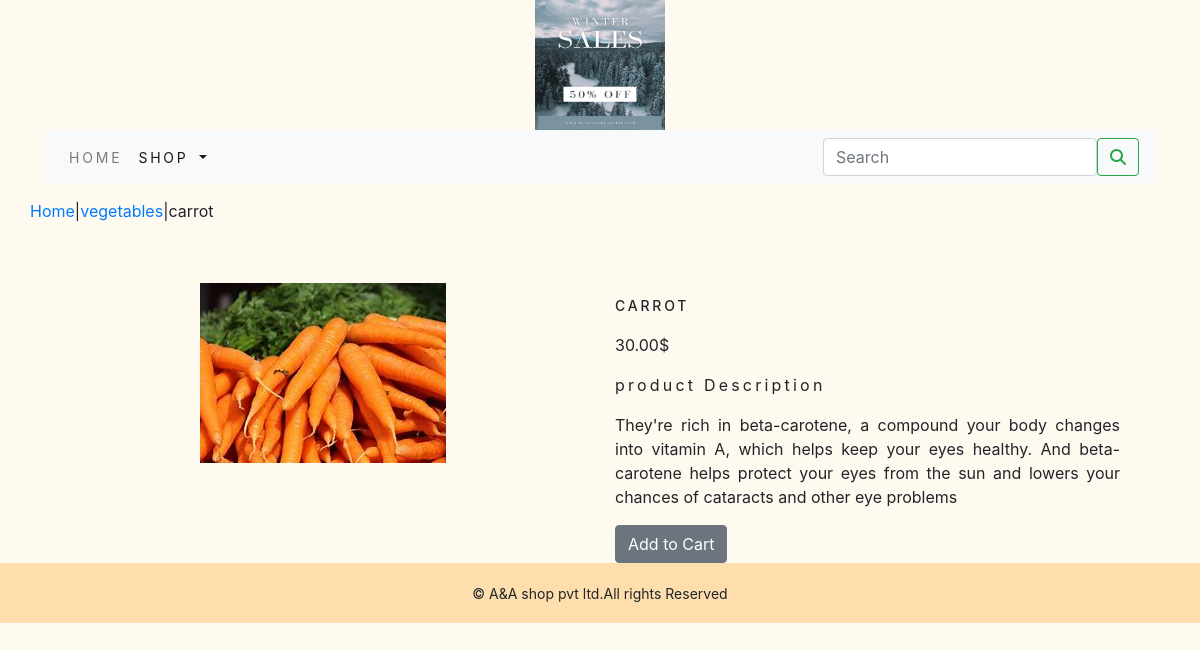
Screenshot of /shop/vegetables/carrot/ with the database file from the repository.
### shop/models.py (models this page shows, shortened)
class Product(models.Model):
    name = models.CharField(max_length=250, unique=True)
    slug = models.SlugField(max_length=250, unique=True)
    description = models.TextField(blank=True)
    price = models.DecimalField(max_digits=10, decimal_places=2)
    category = models.ForeignKey(category, on_delete=models.CASCADE)
    image = models.ImageField(upload_to='product', blank=True)
    stock = models.IntegerField()
    available = models.BooleanField(default=True)
    created = models.DateTimeField(auto_now_add=True)
    updated = models.DateTimeField(auto_now=True)
    class Meta:
        ordering = ('name',)
        verbose_name = 'product'
        verbose_name_plural = 'products'

class category(models.Model):
    name = models.CharField(max_length=250, unique=True)
    slug = models.SlugField(max_length=250, unique=True)
    description = models.TextField(blank=True)
    image = models.ImageField(upload_to='category', blank=True)
    class Meta:
        ordering = ('name',)
        verbose_name = 'category'
        verbose_name_plural = 'categories'
    def get_url(self):
        return reverse('shop:products_by_category',args=[self.slug])
    def __str__(self):
        return '{}'.format(self.name)

### shop/views.py (the view)
# urls.py: path('<slug:c_slug>/<slug:product_slug>/',views.proDetail,name='proCatdetail'),
def proDetail(request, c_slug, product_slug):
    try:
        product = Product.objects.get(category__slug=c_slug, slug=product_slug)
    except Exception as e:
        raise e
    return render(request, 'product.html', {'product': product})

### cart/context_processors.py (called while the page is built)
def counter(request):
    item_count=0
    if 'admin' in request.path:
        return {}
    else:
        try:
            cart=Cart.objects.filter(cart_id=_cart_id(request))
            car_items=CartItem.objects.all().filter(cart=cart[:1])
            for cart_item in car_items:
                item_count += cart_item.quantity
        except Cart.DoesNotExist:
            item_count=0
    return dict(item_count=item_count)

### cart/views.py (called while the page is built)
def _cart_id(request):
    cart = request.session.session_key
    if not cart:
        cart = request.session.create()
    return cart

### shop/context_processors.py (called while the page is built)
def menu_links(request):
    links = category.objects.all()
    return dict(links=links)

### templates/product.html (shortened to what this page needs)
{% extends 'base.html' %}
{% load static %}
{% block content %}
<div class="row my_prod_row_class"
    <div class="mx_auto">
        <p><a href="{% url 'shop:allProdCat' %}">Home</a>|<a href="{{ product.category.get_url}}">{{product.category}}</a>|{{product.name}}</p>
    </div>
<div class="container">
<br>
 <div class="row">
    <div class="col-12 col-sm-12 col-md-12 col-lg-6 text-center ">
        <div style="min-width:18rem">
            <img src="{{product.image.url}}" alt="{{product.name}}">
        </div>
    </div>
     <div class="col-12 col-sm-12 col-md-12 col-lg-6">
         <div>
         <h1 class="my_prod_title">{{product.name}}</h1>
         <p>{{product.price}}$</p>
         <p class="my_title">product Description </p>
         <p class="text-justify my_prod_text">{{product.description}}</p>
         {% if product.stock <= 0 %}
         <p class="text-justify my_prod_text"><b>Out of stock </b></p>
         {% else %}
         <a class="btn btn-secondary"  href="{% url 'cart:add_cart'  product.id %}">Add to Cart</a>
          {% endif %}
     </div>
 </div>
 </div>
</div>
{% endblock %}

### static/css/custom.css (style rules this page uses)
body { font-family: 'Roboto', sans-serif; background-color:powderblue; }
.my_title { font-size:16px; text_transform:uppercase; letter-spacing:.2em; }
.my_prod_row_class { padding-top:15px; padding-bottom:20px; }
.my_prod_title { font-size:14px; text-transform:uppercase; letter-spacing:.2em; padding-top:15px; padding-bottom:10px; }
.my_prod_text { padding-right :20px; }

### rows the page displays
Product: category "vegetables", name "carrot", image (picture), name "CARROT", price "30.00", description "They're rich in beta-carotene, a compound your body changes into vitamin A, which helps keep your eyes healthy. And beta-carotene helps protect your eyes from the sun and lowers your chances of cataracts and other eye problems"
